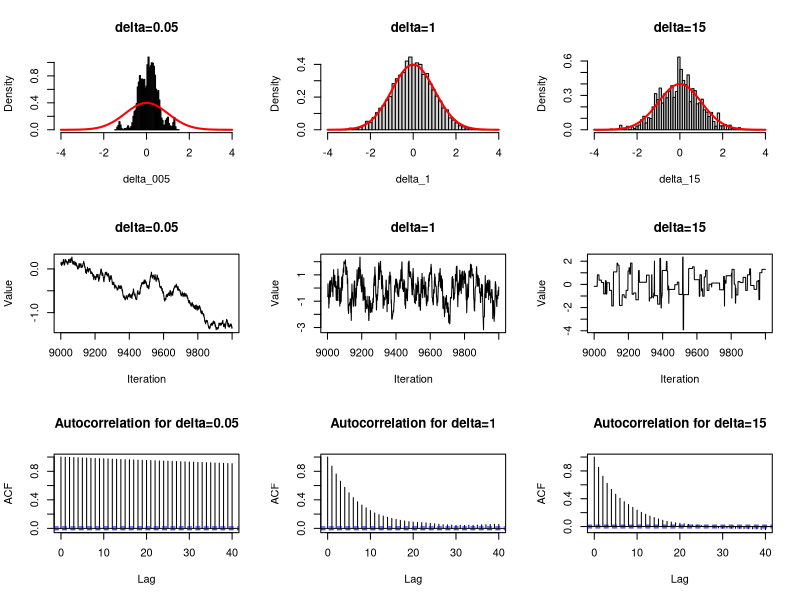

Write R code to recreate this figure.
# ランダムウォークメトロポリス・ヘイスティングス法
# 目標分布
target <- function(x) {
  return(dnorm(x, mean=0, sd=1))
}

# ランダムウォークＭＨ法
rw_mh <- function(n, init, delta) {
  # 初期化
  x <- numeric(n)
  x[1] <- init
  
  for (i in 2:n) {
    # 提案分布からサンプリング
    y <- runif(1, min=x[i-1]-delta, max=x[i-1]+delta)
    # 受理確率の計算
    alpha <- min(1, target(y) / target(x[i-1]))
    # 受理判定
    if (runif(1) < alpha) {
      x[i] <- y  # 受理
    } else {
      x[i] <- x[i-1]  # 棄却
    }
  }
  return(x)
}


# サンプリング
set.seed(123)
nn = 10000
delta_005 <- rw_mh(nn, init=0, delta=0.05)
delta_1 <- rw_mh(nn, init=0, delta=1)
delta_15 <- rw_mh(nn, init=0, delta=15)

par(mfrow=c(3,3)) 
# ヒストグラム
library(KernSmooth)
h1 <- dpih(delta_005)
bins1 <- seq(min(delta_005)-0.1, max(delta_005)+0.1+h1, by=h1)
h2 <- dpih(delta_1)
bins2 <- seq(min(delta_1)-0.1, max(delta_1)+0.1+h2, by=h2)
h3 <- dpih(delta_15)
bins3 <- seq(min(delta_15)-0.1, max(delta_15)+0.1+h3, by=h3)

hist(delta_005, freq=FALSE, breaks=bins1,xlim=c(-4, 4), main="delta=0.05")
curve(dnorm(x, mean=0, sd=1), add=TRUE, col="red", lwd=2)
hist(delta_1, freq=FALSE, breaks=bins2,xlim=c(-4, 4), main="delta=1")
curve(dnorm(x, mean=0, sd=1), add=TRUE, col="red", lwd=2)
hist(delta_15, freq=FALSE, breaks=bins3,xlim=c(-4, 4), main="delta=15")
curve(dnorm(x, mean=0, sd=1), add=TRUE, col="red", lwd=2)

# 折れ線グラフ
plot((length(delta_005)-999):length(delta_005), delta_005[(length(delta_005)-999):length(delta_005)], type="l", main="delta=0.05", xlab="Iteration", ylab="Value")
plot((length(delta_1)-999):length(delta_1), delta_1[(length(delta_1)-999):length(delta_1)], type="l", main="delta=1", xlab="Iteration", ylab="Value")
plot((length(delta_15)-999):length(delta_15), delta_15[(length(delta_15)-999):length(delta_15)], type="l", main="delta=15", xlab="Iteration", ylab="Value")

# 自己相関関数
acf(delta_005, main="Autocorrelation for delta=0.05")
acf(delta_1, main="Autocorrelation for delta=1")
acf(delta_15, main="Autocorrelation for delta=15")